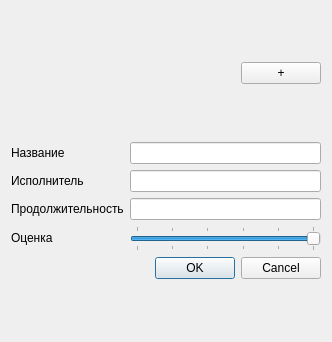
<?xml version="1.0" encoding="UTF-8"?>
<ui version="4.0">
 <class>SongDialog</class>
 <widget class="QDialog" name="SongDialog">
  <property name="geometry">
   <rect>
    <x>0</x>
    <y>0</y>
    <width>332</width>
    <height>342</height>
   </rect>
  </property>
  <property name="windowTitle">
   <string>Dialog</string>
  </property>
  <layout class="QGridLayout" name="gridLayout">
   <item row="0" column="0">
    <layout class="QHBoxLayout" name="horizontalLayout">
     <item>
      <widget class="QLabel" name="labelPreview">
       <property name="sizePolicy">
        <sizepolicy hsizetype="Fixed" vsizetype="Fixed">
         <horstretch>0</horstretch>
         <verstretch>0</verstretch>
        </sizepolicy>
       </property>
       <property name="minimumSize">
        <size>
         <width>125</width>
         <height>125</height>
        </size>
       </property>
       <property name="toolTip">
        <string>Превью</string>
       </property>
       <property name="text">
        <string/>
       </property>
      </widget>
     </item>
     <item>
      <spacer name="horizontalSpacer">
       <property name="orientation">
        <enum>Qt::Horizontal</enum>
       </property>
       <property name="sizeHint" stdset="0">
        <size>
         <width>40</width>
         <height>20</height>
        </size>
       </property>
      </spacer>
     </item>
     <item>
      <widget class="QPushButton" name="btnCreate">
       <property name="sizePolicy">
        <sizepolicy hsizetype="Fixed" vsizetype="Fixed">
         <horstretch>0</horstretch>
         <verstretch>0</verstretch>
        </sizepolicy>
       </property>
       <property name="toolTip">
        <string>Выбрать изображение</string>
       </property>
       <property name="text">
        <string>+</string>
       </property>
      </widget>
     </item>
    </layout>
   </item>
   <item row="1" column="0">
    <layout class="QFormLayout" name="formLayout">
     <item row="0" column="0">
      <widget class="QLabel" name="label_5">
       <property name="text">
        <string>Название</string>
       </property>
      </widget>
     </item>
     <item row="0" column="1">
      <widget class="QLineEdit" name="lineEdit_name">
       <property name="styleSheet">
        <string notr="true"/>
       </property>
      </widget>
     </item>
     <item row="1" column="0">
      <widget class="QLabel" name="label_6">
       <property name="text">
        <string>Исполнитель</string>
       </property>
      </widget>
     </item>
     <item row="2" column="0">
      <widget class="QLabel" name="label_7">
       <property name="text">
        <string>Продолжительность</string>
       </property>
      </widget>
     </item>
     <item row="5" column="0">
      <widget class="QLabel" name="label_8">
       <property name="text">
        <string>Оценка</string>
       </property>
      </widget>
     </item>
     <item row="5" column="1">
      <widget class="QSlider" name="status">
       <property name="maximum">
        <number>5</number>
       </property>
       <property name="pageStep">
        <number>1</number>
       </property>
       <property name="value">
        <number>5</number>
       </property>
       <property name="sliderPosition">
        <number>5</number>
       </property>
       <property name="orientation">
        <enum>Qt::Horizontal</enum>
       </property>
       <property name="tickPosition">
        <enum>QSlider::TicksBothSides</enum>
       </property>
       <property name="tickInterval">
        <number>1</number>
       </property>
      </widget>
     </item>
     <item row="6" column="1">
      <widget class="QDialogButtonBox" name="buttonBox_OK">
       <property name="enabled">
        <bool>true</bool>
       </property>
       <property name="toolTip">
        <string>&lt;html&gt;&lt;head/&gt;&lt;body&gt;&lt;p&gt;&lt;br/&gt;&lt;/p&gt;&lt;/body&gt;&lt;/html&gt;</string>
       </property>
       <property name="whatsThis">
        <string>&lt;html&gt;&lt;head/&gt;&lt;body&gt;&lt;p&gt;&lt;br/&gt;&lt;/p&gt;&lt;/body&gt;&lt;/html&gt;</string>
       </property>
       <property name="orientation">
        <enum>Qt::Horizontal</enum>
       </property>
       <property name="standardButtons">
        <set>QDialogButtonBox::Cancel|QDialogButtonBox::Ok</set>
       </property>
      </widget>
     </item>
     <item row="1" column="1">
      <widget class="QLineEdit" name="lineEdit_author"/>
     </item>
     <item row="2" column="1">
      <widget class="QLineEdit" name="lineEdit_time"/>
     </item>
    </layout>
   </item>
  </layout>
 </widget>
 <resources/>
 <connections>
  <connection>
   <sender>buttonBox_OK</sender>
   <signal>accepted()</signal>
   <receiver>SongDialog</receiver>
   <slot>accept()</slot>
   <hints>
    <hint type="sourcelabel">
     <x>248</x>
     <y>254</y>
    </hint>
    <hint type="destinationlabel">
     <x>157</x>
     <y>274</y>
    </hint>
   </hints>
  </connection>
  <connection>
   <sender>buttonBox_OK</sender>
   <signal>rejected()</signal>
   <receiver>SongDialog</receiver>
   <slot>reject()</slot>
   <hints>
    <hint type="sourcelabel">
     <x>316</x>
     <y>260</y>
    </hint>
    <hint type="destinationlabel">
     <x>286</x>
     <y>274</y>
    </hint>
   </hints>
  </connection>
 </connections>
</ui>
